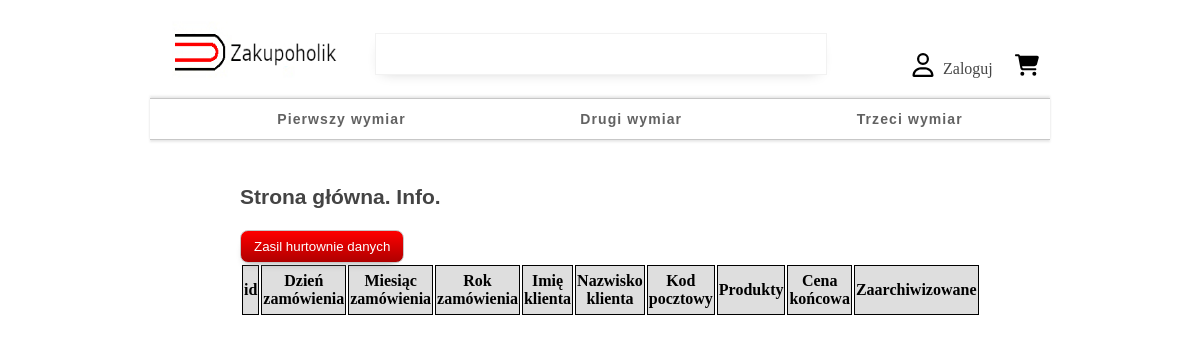
Before: /dashboard/ with the older database file.
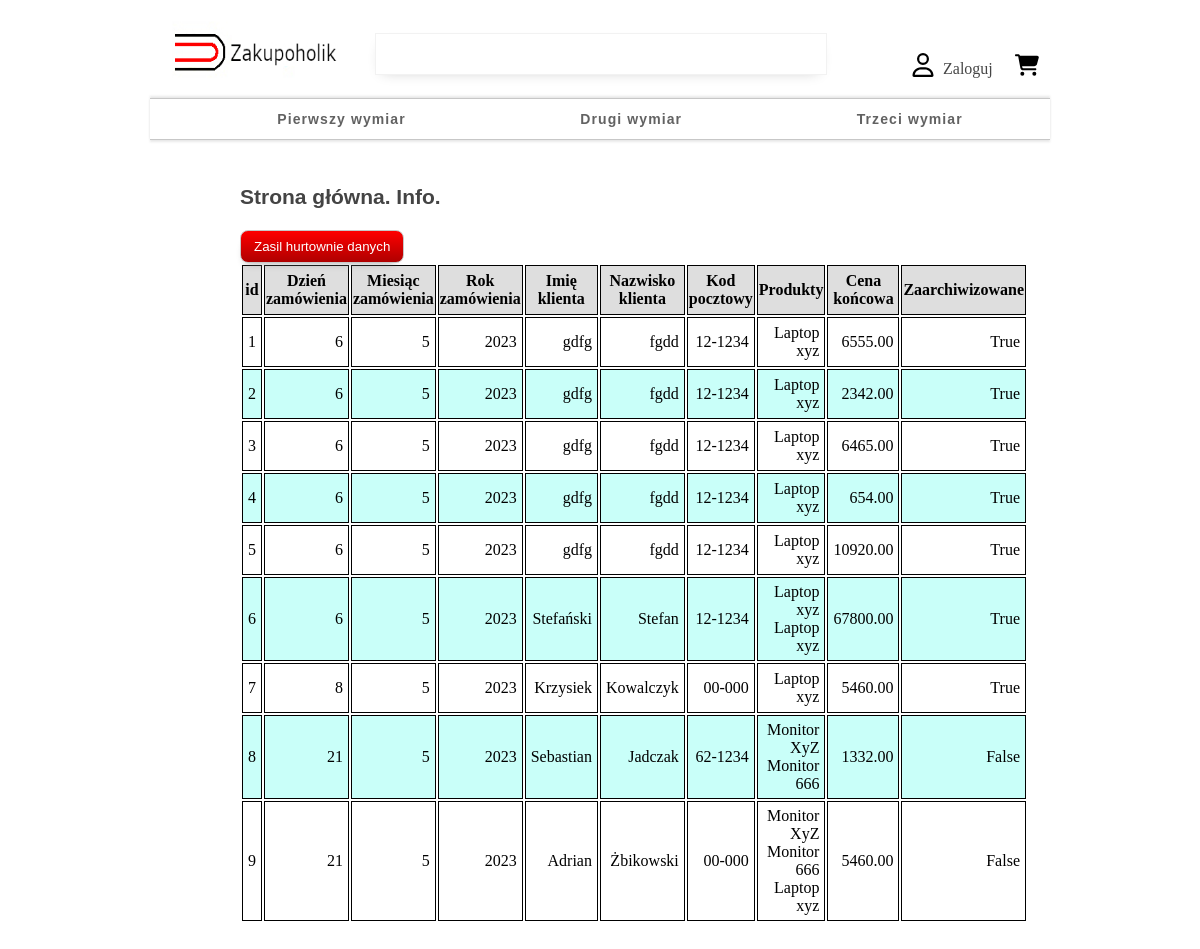
After: the same page with the newer database file.
### customer_orders/models.py (models this page shows, shortened)
class CustomerOrder(models.Model):
    create_date = models.DateTimeField(auto_now_add=True)
    paid_to = models.BooleanField(default=False)
    customer_first_name = models.CharField(max_length=80)
    customer_last_name = models.CharField(max_length=80)
    email = models.EmailField()
    address = models.CharField(max_length=270)
    zip_code = models.CharField(max_length=10)
    location = models.CharField(max_length=50)
    archived = models.BooleanField(default=False)

class ElementInCustomerOrder(models.Model):
    customer_order = models.ForeignKey(CustomerOrder, on_delete=models.CASCADE)
    product = models.ForeignKey(ProductShop, on_delete=models.CASCADE)
    amount = models.IntegerField(default=1)
    price_product = models.DecimalField(max_digits=7, decimal_places=2)
    @classmethod
    def get_all_element_in_order(cls, order: int):
        return cls.objects.filter(customer_order=order)

### main/models.py (models this page shows, shortened)
class ProductShop(models.Model):
    category_product = models.ForeignKey(CategoryProduct, on_delete=models.CASCADE)
    name_product = models.CharField(max_length=40, db_index=True)
    slug = models.SlugField(max_length=200, db_index=True)
    descriptions = models.TextField()
    average_grade = models.DecimalField(max_digits=2, decimal_places=1, default=5)
    image_product = models.ImageField(upload_to='media/image_product/%Y/%m%d')
    price = models.DecimalField(max_digits=6, decimal_places=2)
    promotion = models.BooleanField(default=False)
    available_product = models.BooleanField(default=True)
    class Meta:
        index_together = ('id', 'slug')

### dashboard/views.py (the view, shortened to what this page needs)
# urls.py: path('', views.DashboardView.as_view(), name='dashboard'),
class DashboardView(ListView):
    template_name = 'dashboard.html'
    model = CategoryProduct
    orders = CustomerOrder.get_all_orders()
    def get_context_data(self, **kwargs):
        context = super().get_context_data(**kwargs)
        context['all_orders'] = self.__get_list_orders()
        return context
    def __count_the_order_amount(self, elements):
        total_price = 0
        for element in elements:
            total_price = element.price_product * element.amount
        return total_price
    def __create_object_order(self, order, archived=False):
        elements = ElementInCustomerOrder.get_all_element_in_order(order.id)
        total_price = self.__count_the_order_amount(elements)
        obj = {
            "id": order.id,
            "create_date_day": f'{order.create_date.date().day}',
            "create_date_month": f'{order.create_date.date().month}',
            "create_date_year": f'{order.create_date.date().year}',
            "name_customer": order.customer_first_name,
            "customer_last_name": order.customer_last_name,
            "zip_code": order.zip_code,
            "archived": order.archived,
            "products": elements,
            "total_price": total_price
        }
        if archived:
            el = CustomerOrder.objects.filter(id=order.id).first()
            el.archived = True
            el.save()
        return obj
    def __get_list_orders(self):
        orders = [self.__create_object_order(order) for order in self.orders]
        return orders

### dashboard/templates/dashboard.html (shortened to what this page needs)
{% load static %}
<!doctype html>
<html lang="en">
<head>
    <link rel="stylesheet" href="{% static 'css/main.css' %}">
    <link rel="stylesheet" href="{% static 'css/dashboard.css' %}">
</head>
<body>
<div class="wrapper-main">
    <header>
        <div class="img">
            <img src="{% static 'img/logo.jpg' %}" alt="logo">
        </div>
        <div class="searcher">
            <div class="search-border">
                <input type="text" name="searcher">
            </div>
        </div>
        <div class="user_menu">
            {% if user.is_authenticated %}
                <a class="login" href="{% url 'logout' %}">
                    <img src="{% static 'img/user.svg' %}" alt="user">
                    <p>{{ user.username }}</p>
                </a>
            {% else %}
                <a class="login" href="{% url 'login' %}">
                    <img src="{% static 'img/user.svg' %}" alt="user">
                    <p>Zaloguj</p>
                </a>
            {% endif %}
            <div class="cart">
                <a href="{% url 'shopping_cart:shopping_cart_detail' %}">
                    <img src="{% static 'img/cart-shopping.svg' %}" alt="cart">
                </a>
            </div>
        </div>
    </header>
    <div class="content-wrap">
        <nav id="data_warehouse_menu">
            <ul>
                <li>
                    <a href="{% url 'dashboard:first_dimension' %}">Pierwszy wymiar</a>
                </li>
                <li>
                    <a href="{% url 'dashboard:second_dimension' %}">Drugi wymiar</a>
                </li>
                <li>
                    <a href="{% url 'dashboard:third_dimension' %}">Trzeci wymiar</a>
                </li>
            </ul>
        </nav>
        <div class="content">
            <h3>Strona główna. Info.</h3>
            <form action="" method="post">
                <button>Zasil hurtownie danych</button>
            </form>
            <div class="orders_list">
                <table>
                    <tr>
                        <th class="small">id</th>
                        <th class="small">Dzień zamówienia</th>
                        <th class="small">Miesiąc zamówienia</th>
                        <th>Rok zamówienia</th>
                        <th>Imię klienta</th>
                        <th>Nazwisko klienta</th>
                        <th>Kod pocztowy</th>
                        <th>Produkty</th>
                        <th>Cena końcowa</th>
                        <th>Zaarchiwizowane</th>
                    </tr>
                    {% for order in all_orders %}
                        <tr class="{% if order.id|divisibleby:2 %}even{% else %}odd{% endif %}">
                            <td>{{ order.id }}</td>
                            <td>{{ order.create_date_day }}</td>
                            <td>{{ order.create_date_month }}</td>
                            <td>{{ order.create_date_year }}</td>
                            <td>{{ order.name_customer }}</td>
                            <td>{{ order.customer_last_name }}</td>
                            <td>{{ order.zip_code }}</td>
                            <td>
                                {% for product in order.products %}
                                    {{ product.product.name_product }} <br>
                                {% endfor %}
                            </td>
                            <td>{{ order.total_price }}</td>
                            <td>{{ order.archived }}</td>
                        </tr>
                    {% endfor %}
                </table>
            </div>
        </div>
    </div>
</div>
</body>
</html>

### main/static/css/main.css (style rules this page uses)
div.wrapper-main { width: 75vw; margin: 0 auto; }
header { display: flex; flex-direction: row; line-height: 90px; justify-content: space-between; margin: 0 auto; }
header div.img { width: 300px; height: 85px; }
header div.img img { width: 100%; height: 100%; }
div.user_menu { display: flex; flex-direction: row; }
nav { height: 40px; border-top: 0.5px solid #c7c7c7; border-bottom: 0.5px solid #c7c7c7; margin-bottom: 10px; box-shadow: 0 2px 2px rgba(204, 204, 204, 0.46), 0 -2px 2px rgba(204, 204, 204, 0.46); }
nav ul { list-style: none; display: flex; flex-direction: row; justify-content: space-around; margin: 0 auto; }
nav ul li { line-height: 40px; font-family: Verdana, sans-serif; font-size: 14px; font-weight: 600; letter-spacing: 1.1px; }
nav ul li a { text-decoration: none; color: #626262; }
div.searcher { width: 700px; display: block; padding: 25px 0; height: 40px }
div.search-border { display: flex; flex-direction: row; width: 450px; height: 40px; border: .5px solid rgba(225, 225, 225, 0.42); -webkit-box-shadow: -1px 5px 14px -8px rgba(200, 200, 200, 1); -moz-box-shadow: -1px 5px 14px -8px rgba(200, 200, 200, 1); box-shadow: -1px 5px 14px -8px rgba(200, 200, 200, 1); }
div.searcher input { width: 420px; height: 36px; border: none; }
div.user_menu { width: 200px; display: flex; height: 90px; justify-content: space-around; }
div.user_menu div.cart a { display: inline-block; line-height: 90px; text-decoration: none; color: #464646; }
div.user_menu div.cart a img { margin-top: 45px; width: 24px; height: 24px }
div.user_menu a.login { display: flex; flex-direction: row; height: 90px; line-height: 90px; text-decoration: none; color: #464646; }
div.user_menu a.login img { font-size: 21px; vertical-align: middle; width: 24px; height: 24px; margin-right: 8px; margin-top: 45px }
div.content { width: 80%; margin: 45px auto; }
div.content h3 { font-family: Verdana, sans-serif; font-size: 21px; color: #444444; }

### main/static/css/dashboard.css (style rules this page uses)
table tr { height: 50px; }
table tr th { width: 230px; border: .5px solid black; background-color: #dedede; }
table tr th.small { width: 40px }
table tr td { text-align: right; border: .5px solid black; padding: 5px; }
table tr.even { background-color: #c9fff9; }
form button { background: linear-gradient(red, #af0000); font-family: Verdana, sans-serif; color: white; padding:8px 13px; border: 0.5px solid rgb(199, 199, 199); border-radius: 8px; -webkit-box-shadow: -2px 7px 9px -8px rgba(141, 141, 141, 1); -moz-box-shadow: -2px 7px 9px -8px rgba(141, 141, 141, 1); box-shadow: -2px 7px 9px -8px rgba(141, 141, 141, 1); }

Changed rows visible on the page:
added CustomerOrder: name_customer "gdfg", customer_last_name "fgdd", zip_code "12-1234"
added ElementInCustomerOrder: product.name_product "Laptop xyz", shown under "1"
added CustomerOrder: name_customer "gdfg", customer_last_name "fgdd", zip_code "12-1234"
added ElementInCustomerOrder: product.name_product "Laptop xyz", shown under "2"
added CustomerOrder: name_customer "gdfg", customer_last_name "fgdd", zip_code "12-1234"
added ElementInCustomerOrder: product.name_product "Laptop xyz", shown under "3"
added CustomerOrder: name_customer "gdfg", customer_last_name "fgdd", zip_code "12-1234"
added ElementInCustomerOrder: product.name_product "Laptop xyz", shown under "4"
added CustomerOrder: name_customer "gdfg", customer_last_name "fgdd", zip_code "12-1234"
added ElementInCustomerOrder: product.name_product "Laptop xyz", shown under "5"
added CustomerOrder: name_customer "Stefański", customer_last_name "Stefan", zip_code "12-1234"
added ElementInCustomerOrder: product.name_product "Laptop xyz", shown under "6"
added ElementInCustomerOrder: product.name_product "Laptop xyz", shown under "6"
added CustomerOrder: name_customer "Krzysiek", customer_last_name "Kowalczyk", zip_code "00-000"
added ElementInCustomerOrder: product.name_product "Laptop xyz", shown under "7"
added CustomerOrder: name_customer "Sebastian", customer_last_name "Jadczak", zip_code "62-1234"
added ElementInCustomerOrder: product.name_product "Monitor XyZ", shown under "8"
added ElementInCustomerOrder: product.name_product "Monitor 666", shown under "8"
added CustomerOrder: name_customer "Adrian", customer_last_name "Żbikowski", zip_code "00-000"
added ElementInCustomerOrder: product.name_product "Monitor XyZ", shown under "9"
added ElementInCustomerOrder: product.name_product "Monitor 666", shown under "9"
added ElementInCustomerOrder: product.name_product "Laptop xyz", shown under "9"
Other visible differences:
new list line: "1 6 5 2023 6555.00 True"
new list line: "2 6 5 2023 2342.00 True"
new list line: "3 6 5 2023 6465.00 True"
new list line: "4 6 5 2023 654.00 True"
new list line: "5 6 5 2023 10920.00 True"
new list line: "6 6 5 2023 67800.00 True"
new list line: "7 8 5 2023 5460.00 True"
new list line: "8 21 5 2023 1332.00 False"
new list line: "9 21 5 2023 5460.00 False"
